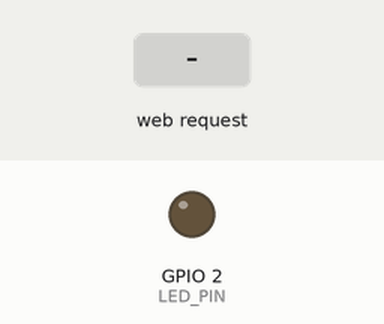
A sketch run on a simulated ESP32. Shown: output pins drawn as LEDs (lit = HIGH). The inputs (shaded band) are chosen by the test bench. WiFi joins after 1.5 s; servers stay silent unless stated; the local clock reads 2024-03-15 10:24:30 at power-on unless the sketch sets it; random numbers use the default seed unless the sketch sets one; what the sketch prints to the serial monitor is not drawn.

Above: at 3.7 s.
3.8 s: HTTP request GET /start received
At 5.92 s:
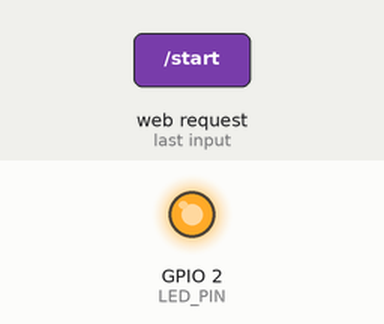
11.2 s: HTTP request GET /start?val=1 received
At 14.13 s:
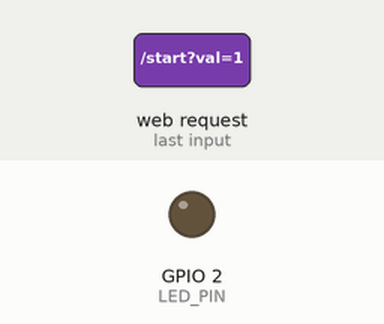
15.4 s: HTTP request GET /start?val=0 received
Timing chart, 0 to 22.2 s (numbered marks = the images above; inputs shaded):
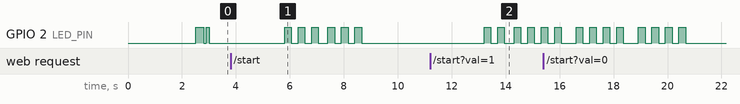

The sketch:

Genius_ESP32.ino
```cpp
/**
 * Projeto: Genius no ESP32 com Notificação de IP
 */

#include <WiFi.h>
#include <WiFiClientSecure.h>
#include <UniversalTelegramBot.h>
#include <ArduinoJson.h>
#include <ESPmDNS.h>
#include "LEDController.h"
#include "SequenceManager.h"
#include "GameController.h"
#include "WebServerHandler.h"

// 🔥 CONFIGURAÇÕES WIFI
const char* ssid = "sander";
const char* password = "uergs262";

// 🤖 CONFIGURAÇÕES TELEGRAM
const char* botToken = "8751864313:AAFHSh8jiENtt6yWDNYFsV8gsA2k6IArBLw";
const char* chatID = "753817326";

// CLIENTE PARA TELEGRAM
WiFiClientSecure client;
UniversalTelegramBot bot(botToken, client);

// LED E LÓGICA
const uint8_t LED_PIN = 2;
LEDController led(LED_PIN);
SequenceManager sequence;
GameController game(sequence, led);
WebServerHandler webServer(game);

// Variáveis para controle do Bot
unsigned long lastTimeBotRan;
const unsigned long botDelay = 2000; // Verifica novas mensagens a cada 2 segundos

void handleNewMessages(int numNewMessages) {
    for (int i = 0; i < numNewMessages; i++) {
        String chat_id = String(bot.messages[i].chat_id);
        String text = bot.messages[i].text;
        String from_name = bot.messages[i].from_name;

        Serial.print("📩 Mensagem recebida de ID: ");
        Serial.println(chat_id);
        Serial.print("📝 Texto: ");
        Serial.println(text);

        if (text == "/ip" || text == "/status") {
            String ipLocal = WiFi.localIP().toString();
            String reply = "Oi " + from_name + "! 👋\n";
            reply += "📍 Meu IP atual é: " + ipLocal + "\n";
            reply += "🔗 Link: http://" + ipLocal;

            if (bot.sendMessage(chat_id, reply, "")) {
                Serial.println("✅ Resposta enviada!");
            } else {
                Serial.println("❌ Erro ao enviar resposta.");
            }
        }
    }
}

void setup() {
    Serial.begin(115200);
    delay(1000);
    Serial.println("\n--- Genius ESP32 Online ---");

    led.setup();

    // WiFi
    Serial.print("Conectando: ");
    Serial.println(ssid);
    WiFi.begin(ssid, password);

    while (WiFi.status() != WL_CONNECTED) {
        delay(500);
        Serial.print(".");
    }

    Serial.println("\n✅ Conectado!");

    // Sincroniza o relógio
    configTime(0, 0, "pool.ntp.org");
    client.setInsecure();

    // 1. CONFIGURA mDNS
    if (MDNS.begin("genius")) {
        Serial.println("🌐 Nome de rede: http://genius.local");
    }

    // Servidor Web
    webServer.setup();
    led.indicateSuccess();

    Serial.println("🤖 Bot pronto! Mande /ip no Telegram.");
}

void loop() {
    game.update();
    webServer.handleClient();

    // Verifica mensagens do Telegram sem travar o jogo
    if (millis() > lastTimeBotRan + botDelay) {
        Serial.print("🔍 Verificando Telegram... ");
        int numNewMessages = bot.getUpdates(bot.last_message_received + 1);

        if (numNewMessages > 0) {
            Serial.printf("✅ %d nova(s) mensagem(ns)!\n", numNewMessages);
            handleNewMessages(numNewMessages);
        } else if (numNewMessages == 0) {
            Serial.println("vazio.");
        } else {
            Serial.println("❌ Erro na conexão com o Telegram!");
        }

        lastTimeBotRan = millis();
    }

    delay(1);
}
```

GameController.cpp
```cpp
#include "GameController.h"

GameController::GameController(SequenceManager& seq, LEDController& l)
    : sequence(seq), led(l), state(IDLE), userStep(0), stateTimer(0) {}

void GameController::startGame() {
    sequence.reset();
    sequence.addStep();
    state = SHOWING_SEQUENCE;
    userStep = 0;
    stateTimer = millis();
}

void GameController::nextRound() {
    if (state == WAITING_CONFIRMATION) {
        sequence.addStep();
        state = SHOWING_SEQUENCE;
        userStep = 0;
        stateTimer = millis();
    }
}

void GameController::reset() {
    state = IDLE;
    sequence.reset();
    userStep = 0;
}

void GameController::processInput(int value) {
    if (state != WAITING_INPUT) return;

    // Compara o clique atual com o valor correspondente na sequência completa
    if (value == sequence.getStep(userStep)) {
        userStep++;

        // Se completou a sequência inteira
        if (userStep >= sequence.getLength()) {
            state = LEVEL_UP;
            stateTimer = millis();
            led.indicateSuccess();
        }
    } else {
        // Errou qualquer número -> Game Over
        state = GAME_OVER;
        led.indicateError();
    }
}

void GameController::update() {
    led.update();

    switch (state) {
        case SHOWING_SEQUENCE:
            if (!led.isBusy()) {
                // Delay de 2 segundos antes de mostrar o NOVO número (gap entre rodadas)
                if (millis() - stateTimer > 2000) {
                    // PISCA APENAS O ÚLTIMO NÚMERO GERADO
                    int lastNumber = sequence.getStep(sequence.getLength() - 1);
                    led.blink(lastNumber, 250);

                    state = WAITING_INPUT;
                    userStep = 0;
                    stateTimer = millis();
                }
            }
            break;

        case LEVEL_UP:
            if (!led.isBusy() && millis() - stateTimer > 800) {
                state = WAITING_CONFIRMATION;
            }
            break;

        case WAITING_CONFIRMATION:
        case GAME_OVER:
        case IDLE:
            break;
    }
}
```

GameController.h
```cpp
#ifndef GAME_CONTROLLER_H
#define GAME_CONTROLLER_H

#include "SequenceManager.h"
#include "LEDController.h"

enum GameState {
    IDLE,
    SHOWING_SEQUENCE,
    WAITING_INPUT,
    LEVEL_UP,
    WAITING_CONFIRMATION,
    GAME_OVER
};

class GameController {
private:
    SequenceManager& sequence;
    LEDController& led;
    GameState state;
    int userStep;       // Passo atual do jogador na sequência
    unsigned long stateTimer;

public:
    GameController(SequenceManager& seq, LEDController& l);
    void startGame();
    void nextRound();
    void processInput(int value);
    void update();
    GameState getState() const { return state; }
    int getLevel() const { return sequence.getLength(); }
    int getUserStep() const { return userStep; }
    void reset();
};

#endif
```

LEDController.cpp
```cpp
#include "LEDController.h"

LEDController::LEDController(uint8_t ledPin)
    : pin(ledPin), lastUpdate(0), remainingBlinks(0), ledState(false), interval(300), isErrorMode(false) {}

void LEDController::setup() {
    pinMode(pin, OUTPUT);
    digitalWrite(pin, LOW);
}

void LEDController::blink(int count, unsigned long speed) {
    remainingBlinks = count * 2; // ON and OFF for each blink
    interval = speed;
    lastUpdate = millis();
    ledState = true;
    digitalWrite(pin, HIGH);
    isErrorMode = false;
}

void LEDController::indicateError() {
    isErrorMode = true;
        blink(30, 80); // Sinal de alerta mais longo e marcante para erro
}

void LEDController::indicateSuccess() {
    blink(2, 100); // Two quick flashes for success
}

void LEDController::update() {
    if (remainingBlinks > 0) {
        if (millis() - lastUpdate >= interval) {
            lastUpdate = millis();
            ledState = !ledState;
            digitalWrite(pin, ledState ? HIGH : LOW);
            remainingBlinks--;

            if (remainingBlinks == 0) {
                digitalWrite(pin, LOW);
                isErrorMode = false;
            }
        }
    }
}
```

LEDController.h
```cpp
#ifndef LED_CONTROLLER_H
#define LED_CONTROLLER_H

#include <Arduino.h>

class LEDController {
private:
    uint8_t pin;
    unsigned long lastUpdate;
    int remainingBlinks;
    bool ledState;
    unsigned long interval;
    bool isErrorMode;

public:
    LEDController(uint8_t ledPin);
    void setup();
    void blink(int count, unsigned long speed = 300);
    void indicateError();
    void indicateSuccess();
    void update();
    bool isBusy() const { return remainingBlinks > 0 || isErrorMode; }
};

#endif
```

SequenceManager.cpp
```cpp
#include "SequenceManager.h"

SequenceManager::SequenceManager() {
    randomSeed(analogRead(0));
}

void SequenceManager::addStep() {
    // Usando esp_random() para garantir aleatoriedade real por hardware na ESP32
    sequence.push_back((esp_random() % 9) + 1); // Números de 1 a 9
}

void SequenceManager::reset() {
    sequence.clear();
}

const std::vector<int>& SequenceManager::getSequence() const {
    return sequence;
}

int SequenceManager::getLength() const {
    return sequence.size();
}

int SequenceManager::getStep(int index) const {
    if (index >= 0 && index < sequence.size()) {
        return sequence[index];
    }
    return -1;
}
```

SequenceManager.h
```cpp
#ifndef SEQUENCE_MANAGER_H
#define SEQUENCE_MANAGER_H

#include <Arduino.h>
#include <vector>

class SequenceManager {
private:
    std::vector<int> sequence;

public:
    SequenceManager();
    void addStep();
    void reset();
    const std::vector<int>& getSequence() const;
    int getLength() const;
    int getStep(int index) const;
};

#endif
```

WebServerHandler.cpp
```cpp
#include "WebServerHandler.h"

WebServerHandler::WebServerHandler(GameController& g) : server(80), game(g) {}

void WebServerHandler::setup() {
    server.on("/", [this]() { handleRoot(); });
    server.on("/start", [this]() { handleStart(); });
    server.on("/next", [this]() { handleNext(); });
    server.on("/move", [this]() { handleMove(); });
    server.on("/status", [this]() { handleStatus(); });
    server.begin();
}

void WebServerHandler::handleClient() {
    server.handleClient();
}

void WebServerHandler::handleRoot() {
    server.send_P(200, "text/html", INDEX_HTML);
}

void WebServerHandler::handleStart() {
    game.startGame();
    server.send(200, "application/json", "{\"status\":\"ok\"}");
}

void WebServerHandler::handleNext() {
    game.nextRound();
    server.send(200, "application/json", "{\"status\":\"ok\"}");
}

void WebServerHandler::handleMove() {
    if (server.hasArg("val")) {
        int val = server.arg("val").toInt();
        game.processInput(val);
        server.send(200, "application/json", "{\"status\":\"processed\"}");
    } else {
        server.send(400, "text/plain", "Bad Request");
    }
}

void WebServerHandler::handleStatus() {
    String stateStr;
    switch (game.getState()) {
        case IDLE: stateStr = "IDLE"; break;
        case SHOWING_SEQUENCE: stateStr = "SHOWING_SEQUENCE"; break;
        case WAITING_INPUT: stateStr = "WAITING_INPUT"; break;
        case LEVEL_UP: stateStr = "LEVEL_UP"; break;
        case WAITING_CONFIRMATION: stateStr = "WAITING_CONFIRMATION"; break;
        case GAME_OVER: stateStr = "GAME_OVER"; break;
    }

    String json = "{";
    json += "\"level\":" + String(game.getLevel()) + ",";
    json += "\"state\":\"" + stateStr + "\",";
    json += "\"userStep\":" + String(game.getUserStep());
    json += "}";
    server.send(200, "application/json", json);
}
```

WebServerHandler.h
```cpp
#ifndef WEB_SERVER_HANDLER_H
#define WEB_SERVER_HANDLER_H

#include <WebServer.h>
#include "GameController.h"
#include "web_ui.h"

class WebServerHandler {
private:
    WebServer server;
    GameController& game;

public:
    WebServerHandler(GameController& g);
    void setup();
    void handleClient();

private:
    void handleRoot();
    void handleStart();
    void handleNext();
    void handleMove();
    void handleStatus();
};

#endif
```

Source omitted: web_ui.h (21521 bytes)

Measured:
- after the input at 3.8 s, GPIO 2 (LED_PIN): LOW → HIGH after 2.0 s, → LOW 0.25 s later, → HIGH 0.25 s later, → LOW 0.25 s later, … (12 changes in this stretch)
- after the input at 11.2 s, GPIO 2 (LED_PIN): LOW → HIGH after 2.0 s, → LOW 0.25 s later, → HIGH 0.25 s later, → LOW 0.25 s later, … (9 changes in this stretch)
